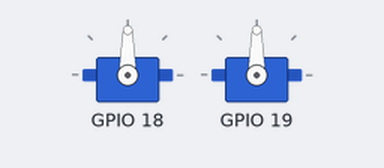
This program was run on a simulated Raspberry Pi (BCM pin numbers). Parts: 2 × servo. Servo angles are drawn from the pulse width (0.5 ms = 0°, 2.5 ms = 180°); what the program prints to the terminal is not drawn. At 2.0 s the program stops and its outputs stay as they are.

Above: at 0.1 s.
Timing chart, 0 to 2.5 s (numbered marks = the images above):
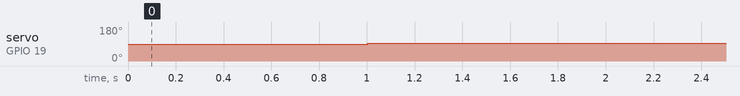

Measured:
- by itself, servo on GPIO 19: 90° → 95° at 1.0 s

The program:

main.py
```python
import time

import tracker_config as cfg
from servo_control import PanTiltController


def main():
    controller = PanTiltController()
    controller.start()

    # This mode is only for checking the tilt-servo direction.
    # It centers both servos, waits briefly, then nudges tilt a tiny amount.
    print("[rpi] Starting servo direction test")
    print(f"[rpi] Pan GPIO={cfg.PAN_GPIO_PIN}, Tilt GPIO={cfg.TILT_GPIO_PIN}")
    print("[rpi] Centering servos")

    try:
        time.sleep(cfg.TEST_SETTLE_SECONDS)

        print(f"[rpi] Nudging tilt by +{cfg.TILT_TEST_NUDGE_US} us")
        print("[rpi] This is the currently configured UP direction")
        controller.nudge_tilt_up_test()

        # Hold position for a moment so the movement is easy to see.
        time.sleep(cfg.TEST_SETTLE_SECONDS)

    finally:
        controller.cleanup()
        print("[rpi] Stopped")


if __name__ == "__main__":
    main()
```

tracker_config.py
```python
PAN_GPIO_PIN = 18
TILT_GPIO_PIN = 19

SERVO_FREQUENCY_HZ = 50
SERVO_MIN_PULSE_US = 900
SERVO_CENTER_PULSE_US = 1500
SERVO_MAX_PULSE_US = 2100

# These are positional servos, so the tracker keeps updating the
# commanded pulse width to hold the camera at a target angle.

# Flip these if the mount moves opposite to the requested direction.
PAN_INVERT = False
TILT_INVERT = False

# Tracking behavior.
DEADBAND_X = 0.08
DEADBAND_Y = 0.08
PAN_STEP_US = 180
TILT_STEP_US = 180

# Simple direction-test behavior.
TILT_TEST_NUDGE_US = 60
TEST_SETTLE_SECONDS = 1.0

# Bright red-light detection tuning.
MIN_RED_VALUE = 170
MIN_RED_EXCESS = 35
THRESHOLD_MARGIN = 20
MIN_BLOB_AREA = 16
BLUR_KERNEL = 9

SHOW_WINDOW = True
WINDOW_NAME = "Pi Light Tracker"
```

servo_control.py
```python
try:
    import RPi.GPIO as GPIO
except ImportError:  # Allows development on non-Pi machines.
    GPIO = None

import tracker_config as cfg


class ServoAxis:
    def __init__(self, pin, invert=False):
        self.pin = pin
        self.invert = invert
        self.pulse_us = cfg.SERVO_CENTER_PULSE_US
        self._pwm = None

    def start(self):
        if GPIO is None:
            return

        GPIO.setup(self.pin, GPIO.OUT)
        self._pwm = GPIO.PWM(self.pin, cfg.SERVO_FREQUENCY_HZ)
        self._pwm.start(self._pulse_to_duty_cycle(self.pulse_us))

    def move_by(self, delta_us):
        if self.invert:
            delta_us = -delta_us

        self.pulse_us += int(delta_us)
        self.pulse_us = max(cfg.SERVO_MIN_PULSE_US, min(cfg.SERVO_MAX_PULSE_US, self.pulse_us))

        if self._pwm is not None:
            self._pwm.ChangeDutyCycle(self._pulse_to_duty_cycle(self.pulse_us))

    def center(self):
        self.pulse_us = cfg.SERVO_CENTER_PULSE_US
        if self._pwm is not None:
            self._pwm.ChangeDutyCycle(self._pulse_to_duty_cycle(self.pulse_us))

    def stop(self):
        if self._pwm is not None:
            self._pwm.stop()
            self._pwm = None

    @staticmethod
    def _pulse_to_duty_cycle(pulse_us):
        period_us = 1000000.0 / cfg.SERVO_FREQUENCY_HZ
        return (pulse_us / period_us) * 100.0


class PanTiltController:
    def __init__(self):
        self.pan = ServoAxis(cfg.PAN_GPIO_PIN, invert=cfg.PAN_INVERT)
        self.tilt = ServoAxis(cfg.TILT_GPIO_PIN, invert=cfg.TILT_INVERT)

    def start(self):
        if GPIO is not None:
            GPIO.setmode(GPIO.BCM)
            GPIO.setwarnings(False)

        self.pan.start()
        self.tilt.start()
        self.center()

    def center(self):
        self.pan.center()
        self.tilt.center()

    def nudge_tilt_up_test(self):
        # Positive movement on tilt is currently treated as "up" for this mount.
        self.tilt.move_by(cfg.TILT_TEST_NUDGE_US)

    def update(self, x_error, y_error):
        pan_delta = int(cfg.PAN_STEP_US * x_error)
        tilt_delta = int(cfg.TILT_STEP_US * y_error)

        if abs(x_error) >= cfg.DEADBAND_X:
            self.pan.move_by(pan_delta)

        if abs(y_error) >= cfg.DEADBAND_Y:
            self.tilt.move_by(-tilt_delta)

    def cleanup(self):
        self.pan.stop()
        self.tilt.stop()
        if GPIO is not None:
            GPIO.cleanup()
```
